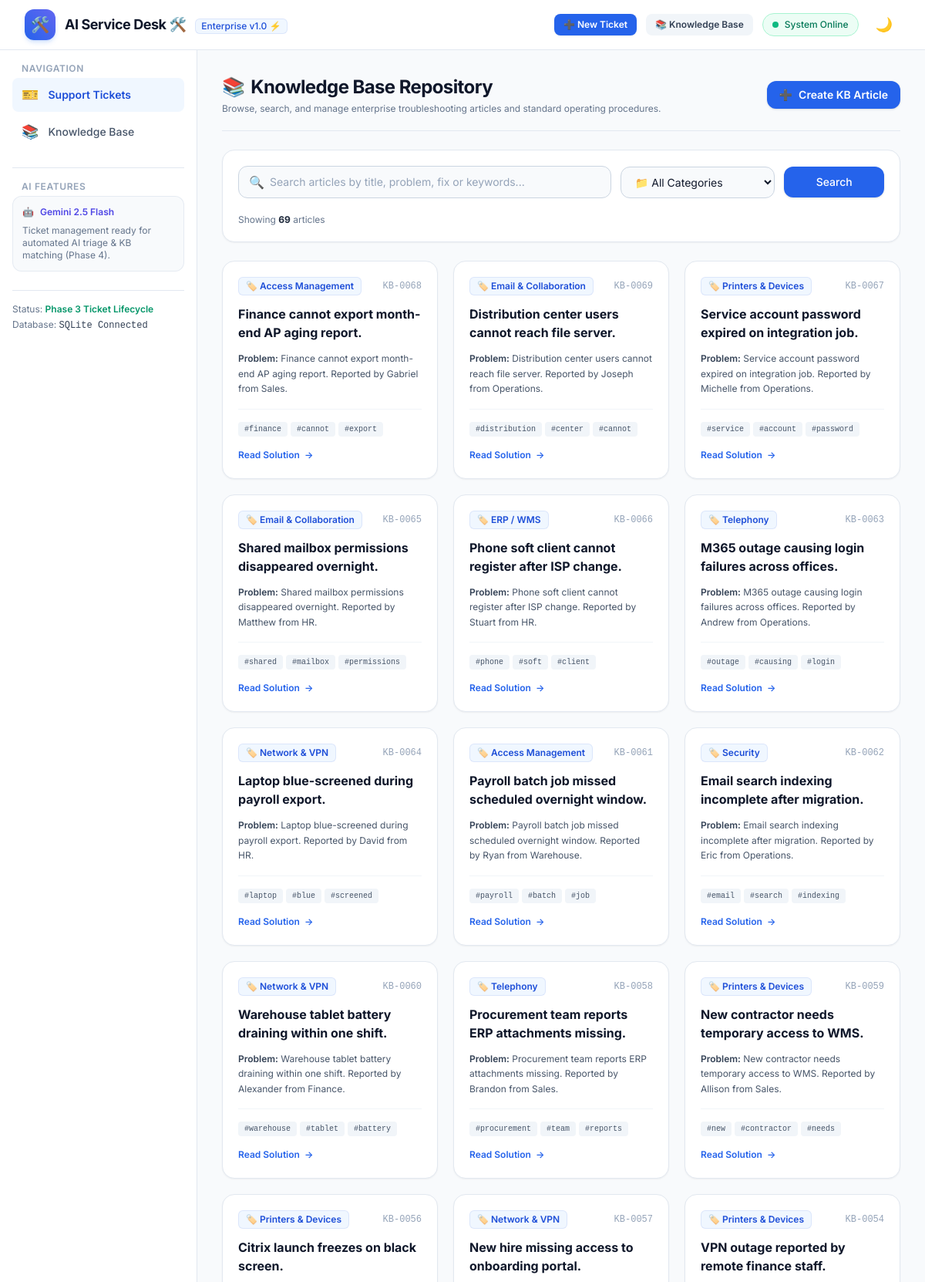
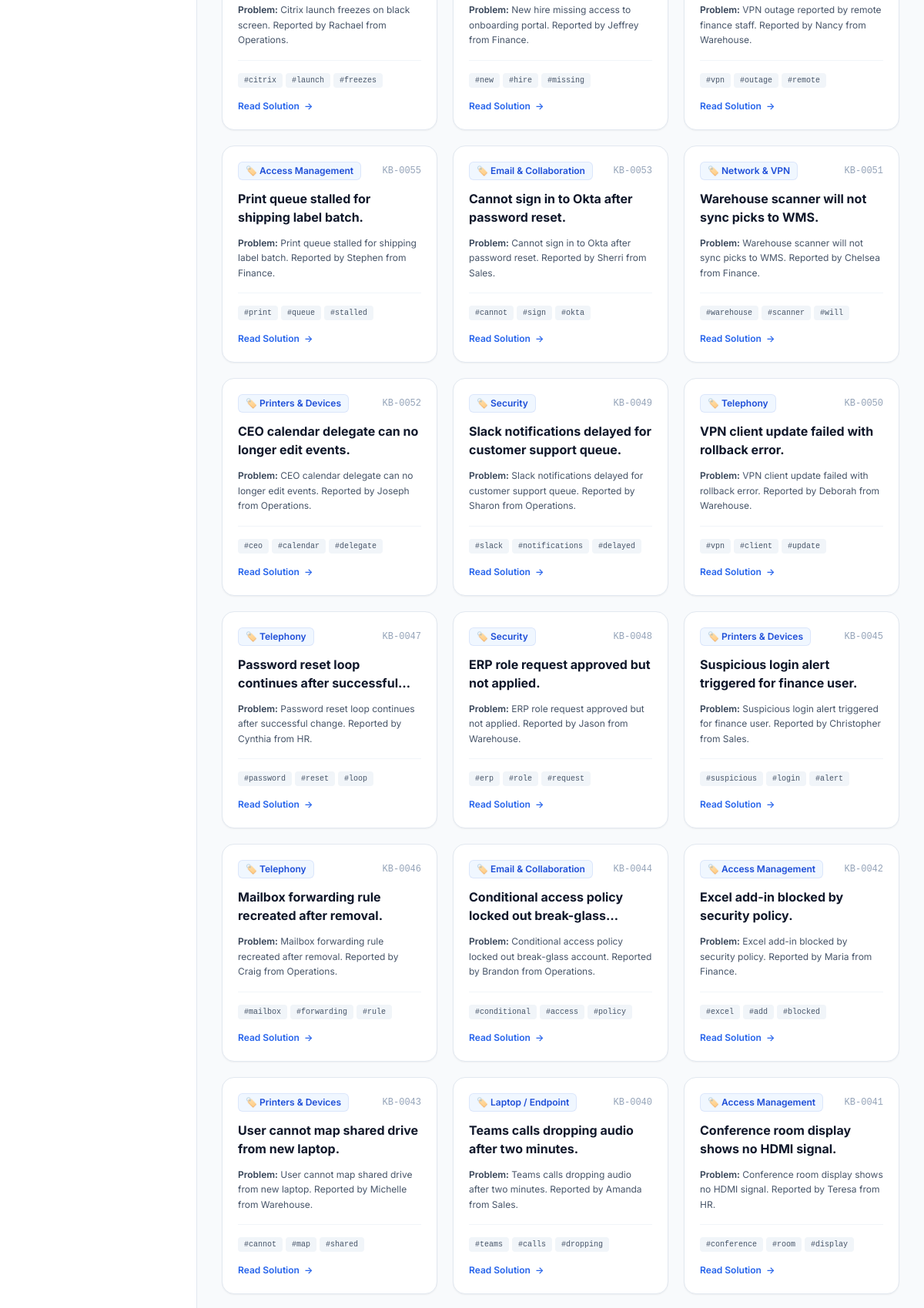
Screenshot of /kb (upper part) with the database file from the repository (2 pictures, top to bottom).
### app/models.py (models this page shows)
class KBArticle(Base):
    __tablename__ = "kb_articles"
    id = Column(Integer, primary_key=True, index=True, autoincrement=True)
    title = Column(String(255), nullable=False)
    category = Column(String(100), nullable=False)
    problem = Column(Text, nullable=False)
    solution = Column(Text, nullable=False)
    keywords = Column(Text, nullable=True)
    created_at = Column(DateTime(timezone=True), default=utc_now)

### app/routers/kb.py (the view)
@router.get("/kb", response_class=HTMLResponse)
async def list_kb_articles(
    request: Request,
    q: Optional[str] = None,
    category: Optional[str] = None,
    db: Session = Depends(get_db)
):
    articles = KBService.search_articles(db, query=q, category=category)
    categories = KBService.get_categories(db)
    return templates.TemplateResponse(
        request=request,
        name="kb/list.html",
        context={
            "app_name": settings.APP_NAME,
            "articles": articles,
            "categories": categories,
            "selected_category": category or "All",
            "search_query": q or "",
            "total_count": len(articles)
        }
    )

### app/templates/kb/list.html (shortened to what this page needs)
{% extends "base.html" %}
{% block content %}
<div class="space-y-6">
    <div class="flex flex-col sm:flex-row sm:items-center justify-between gap-4 border-b border-slate-200 dark:border-slate-800 pb-5">
        <div>
            <h1 class="text-2xl font-bold tracking-tight text-slate-900 dark:text-white flex items-center gap-2">
                <span>📚</span> Knowledge Base Repository
            </h1>
            <p class="text-xs text-slate-500 dark:text-slate-400 mt-1">
                Browse, search, and manage enterprise troubleshooting articles and standard operating procedures.
            </p>
        </div>
        <div>
            <a href="/kb/new" class="inline-flex items-center gap-2 rounded-xl bg-brand-600 px-4 py-2 text-sm font-semibold text-white shadow hover:bg-brand-700 transition">
                <span>➕</span>
                <span>Create KB Article</span>
            </a>
        </div>
    </div>
    <div class="rounded-2xl bg-white dark:bg-slate-800 p-5 border border-slate-200 dark:border-slate-700 shadow-sm space-y-4">
        <form method="GET" action="/kb" class="grid grid-cols-1 md:grid-cols-12 gap-3 items-center">
            <div class="md:col-span-7 relative">
                <div class="absolute inset-y-0 left-0 pl-3.5 flex items-center pointer-events-none text-slate-400">
                </div>
                <input
                    type="text"
                    name="q"
                    value="{{ search_query }}"
                    placeholder="Search articles by title, problem, fix or keywords..."
                    class="w-full pl-10 pr-4 py-2.5 rounded-xl border border-slate-300 dark:border-slate-600 bg-slate-50 dark:bg-slate-900 text-slate-900 dark:text-white placeholder-slate-400 focus:outline-none focus:ring-2 focus:ring-brand-500 text-sm"
                >
            </div>
            <div class="md:col-span-3">
                <select
                    name="category"
                    onchange="this.form.submit()"
                    class="w-full px-3.5 py-2.5 rounded-xl border border-slate-300 dark:border-slate-600 bg-slate-50 dark:bg-slate-900 text-slate-900 dark:text-white focus:outline-none focus:ring-2 focus:ring-brand-500 text-sm"
                >
                    <option value="All" {% if selected_category == 'All' %}selected{% endif %}>📁 All Categories</option>
                </select>
            </div>
            <div class="md:col-span-2 flex gap-2">
                <button type="submit" class="flex-1 rounded-xl bg-brand-600 hover:bg-brand-700 text-white font-medium py-2.5 px-3 text-sm shadow transition">
                    Search
                </button>
            </div>
        </form>
        <div class="flex items-center justify-between text-xs text-slate-500 dark:text-slate-400 pt-1">
            <div>
                Showing <span class="font-bold text-slate-800 dark:text-slate-200">{{ total_count }}</span> article{% if total_count != 1 %}s{% endif %}
            </div>
        </div>
    </div>
    {% if articles %}
        <div class="grid grid-cols-1 md:grid-cols-2 lg:grid-cols-3 gap-5">
            {% for article in articles %}
                <div class="group rounded-2xl bg-white dark:bg-slate-800 border border-slate-200 dark:border-slate-700 hover:border-brand-500 dark:hover:border-brand-500 p-5 shadow-sm hover:shadow-md transition-all flex flex-col justify-between">
                    <div class="space-y-3">
                        <div class="flex items-center justify-between">
                            <span class="inline-flex items-center gap-1 rounded-md bg-brand-50 dark:bg-brand-900/40 px-2.5 py-1 text-xs font-semibold text-brand-700 dark:text-brand-300 ring-1 ring-inset ring-brand-700/10">
                                🏷️ {{ article.category }}
                            </span>
                            <span class="text-xs font-mono text-slate-400">KB-{{ "%04d" % article.id }}</span>
                        </div>
                        <h3 class="text-base font-bold text-slate-900 dark:text-white group-hover:text-brand-600 dark:group-hover:text-brand-400 transition-colors line-clamp-2">
                            <a href="/kb/{{ article.id }}">{{ article.title }}</a>
                        </h3>
                        <p class="text-xs text-slate-600 dark:text-slate-400 line-clamp-3 leading-relaxed">
                            <strong class="font-semibold text-slate-700 dark:text-slate-300">Problem:</strong> {{ article.problem }}
                        </p>
                    </div>
                    <div class="pt-4 mt-4 border-t border-slate-100 dark:border-slate-700/60 space-y-3">
                        {% if article.keywords %}
                            <div class="flex flex-wrap gap-1">
                                {% for kw in article.keywords.split(',')[:3] %}
                                    <span class="inline-block bg-slate-100 dark:bg-slate-900 text-slate-600 dark:text-slate-400 px-2 py-0.5 rounded text-[10px] font-mono">
                                        #{{ kw.strip() }}
                                    </span>
                                {% endfor %}
                            </div>
                        {% endif %}
                        <a href="/kb/{{ article.id }}" class="inline-flex items-center gap-1.5 text-xs font-semibold text-brand-600 dark:text-brand-400 hover:text-brand-800 dark:hover:text-brand-300 pt-1">
                            <span>Read Solution</span>
                            <span>→</span>
                        </a>
                    </div>
                </div>
            {% endfor %}
        </div>
    {% endif %}
</div>
{% endblock %}

### app/static/css/style.css (style rules this page uses)
body { font-family: 'Inter', system-ui, -apple-system, BlinkMacSystemFont, "Segoe UI", Roboto, sans-serif; }

### rows the page displays
KBArticle: category "Access Management", id "0068", title "Finance cannot export month-end AP aging report.", problem "Finance cannot export month-end AP aging report. Reported by Gabriel from Sales.", strip "finance" "cannot" "export"
KBArticle: category "Email & Collaboration", id "0069", title "Distribution center users cannot reach file server.", problem "Distribution center users cannot reach file server. Reported by Joseph from Operations.", strip "distribution" "center" "cannot"
KBArticle: category "Printers & Devices", id "0067", title "Service account password expired on integration job.", problem "Service account password expired on integration job. Reported by Michelle from Operations.", strip "service" "account" "password"
KBArticle: category "Email & Collaboration", id "0065", title "Shared mailbox permissions disappeared overnight.", problem "Shared mailbox permissions disappeared overnight. Reported by Matthew from HR.", strip "shared" "mailbox" "permissions"
KBArticle: category "ERP / WMS", id "0066", title "Phone soft client cannot register after ISP change.", problem "Phone soft client cannot register after ISP change. Reported by Stuart from HR.", strip "phone" "soft" "client"
KBArticle: category "Telephony", id "0063", title "M365 outage causing login failures across offices.", problem "M365 outage causing login failures across offices. Reported by Andrew from Operations.", strip "outage" "causing" "login"
KBArticle: category "Network & VPN", id "0064", title "Laptop blue-screened during payroll export.", problem "Laptop blue-screened during payroll export. Reported by David from HR.", strip "laptop" "blue" "screened"
KBArticle: category "Access Management", id "0061", title "Payroll batch job missed scheduled overnight window.", problem "Payroll batch job missed scheduled overnight window. Reported by Ryan from Warehouse.", strip "payroll" "batch" "job"
KBArticle: category "Security", id "0062", title "Email search indexing incomplete after migration.", problem "Email search indexing incomplete after migration. Reported by Eric from Operations.", strip "email" "search" "indexing"
KBArticle: category "Network & VPN", id "0060", title "Warehouse tablet battery draining within one shift.", problem "Warehouse tablet battery draining within one shift. Reported by Alexander from Finance.", strip "warehouse" "tablet" "battery"
KBArticle: category "Telephony", id "0058", title "Procurement team reports ERP attachments missing.", problem "Procurement team reports ERP attachments missing. Reported by Brandon from Sales.", strip "procurement" "team" "reports"
KBArticle: category "Printers & Devices", id "0059", title "New contractor needs temporary access to WMS.", problem "New contractor needs temporary access to WMS. Reported by Allison from Sales.", strip "new" "contractor" "needs"
KBArticle: category "Printers & Devices", id "0056", title "Citrix launch freezes on black screen.", problem "Citrix launch freezes on black screen. Reported by Rachael from Operations.", strip "citrix" "launch" "freezes"
KBArticle: category "Network & VPN", id "0057", title "New hire missing access to onboarding portal.", problem "New hire missing access to onboarding portal. Reported by Jeffrey from Finance.", strip "new" "hire" "missing"
KBArticle: category "Printers & Devices", id "0054", title "VPN outage reported by remote finance staff.", problem "VPN outage reported by remote finance staff. Reported by Nancy from Warehouse.", strip "vpn" "outage" "remote"
KBArticle: category "Access Management", id "0055", title "Print queue stalled for shipping label batch.", problem "Print queue stalled for shipping label batch. Reported by Stephen from Finance.", strip "print" "queue" "stalled"
KBArticle: category "Email & Collaboration", id "0053", title "Cannot sign in to Okta after password reset.", problem "Cannot sign in to Okta after password reset. Reported by Sherri from Sales.", strip "cannot" "sign" "okta"
KBArticle: category "Network & VPN", id "0051", title "Warehouse scanner will not sync picks to WMS.", problem "Warehouse scanner will not sync picks to WMS. Reported by Chelsea from Finance.", strip "warehouse" "scanner" "will"
KBArticle: category "Printers & Devices", id "0052", title "CEO calendar delegate can no longer edit events.", problem "CEO calendar delegate can no longer edit events. Reported by Joseph from Operations.", strip "ceo" "calendar" "delegate"
KBArticle: category "Security", id "0049", title "Slack notifications delayed for customer support queue.", problem "Slack notifications delayed for customer support queue. Reported by Sharon from Operations.", strip "slack" "notifications" "delayed"
KBArticle: category "Telephony", id "0050", title "VPN client update failed with rollback error.", problem "VPN client update failed with rollback error. Reported by Deborah from Warehouse.", strip "vpn" "client" "update"
KBArticle: category "Telephony", id "0047", title "Password reset loop continues after…", problem "Password reset loop continues after successful change. Reported by Cynthia from HR.", strip "password" "reset" "loop"
KBArticle: category "Security", id "0048", title "ERP role request approved but not applied.", problem "ERP role request approved but not applied. Reported by Jason from Warehouse.", strip "erp" "role" "request"
KBArticle: category "Printers & Devices", id "0045", title "Suspicious login alert triggered for finance user.", problem "Suspicious login alert triggered for finance user. Reported by Christopher from Sales.", strip "suspicious" "login" "alert"
KBArticle: category "Telephony", id "0046", title "Mailbox forwarding rule recreated after removal.", problem "Mailbox forwarding rule recreated after removal. Reported by Craig from Operations.", strip "mailbox" "forwarding" "rule"
KBArticle: category "Email & Collaboration", id "0044", title "Conditional access policy locked out…", problem "Conditional access policy locked out break-glass account. Reported by Brandon from Operations.", strip "conditional" "access" "policy"
KBArticle: category "Access Management", id "0042", title "Excel add-in blocked by security policy.", problem "Excel add-in blocked by security policy. Reported by Maria from Finance.", strip "excel" "add" "blocked"
KBArticle: category "Printers & Devices", id "0043", title "User cannot map shared drive from new laptop.", problem "User cannot map shared drive from new laptop. Reported by Michelle from Warehouse.", strip "cannot" "map" "shared"
KBArticle: category "Laptop / Endpoint", id "0040", title "Teams calls dropping audio after two minutes.", problem "Teams calls dropping audio after two minutes. Reported by Amanda from Sales.", strip "teams" "calls" "dropping"
KBArticle: category "Access Management", id "0041", title "Conference room display shows no HDMI signal.", problem "Conference room display shows no HDMI signal. Reported by Teresa from HR.", strip "conference" "room" "display"

### other values shown
{{ app_name }} "AI Service Desk 🛠️"
{{ total_count }} "69"
